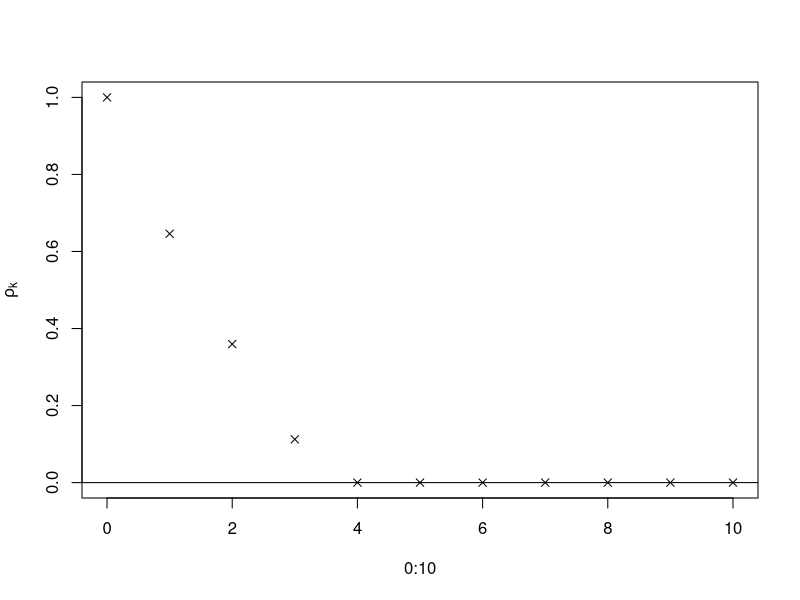
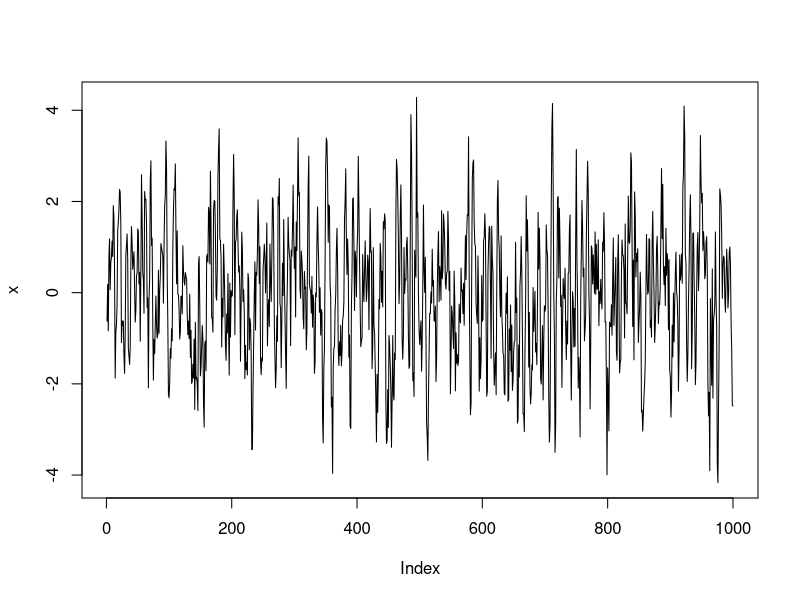
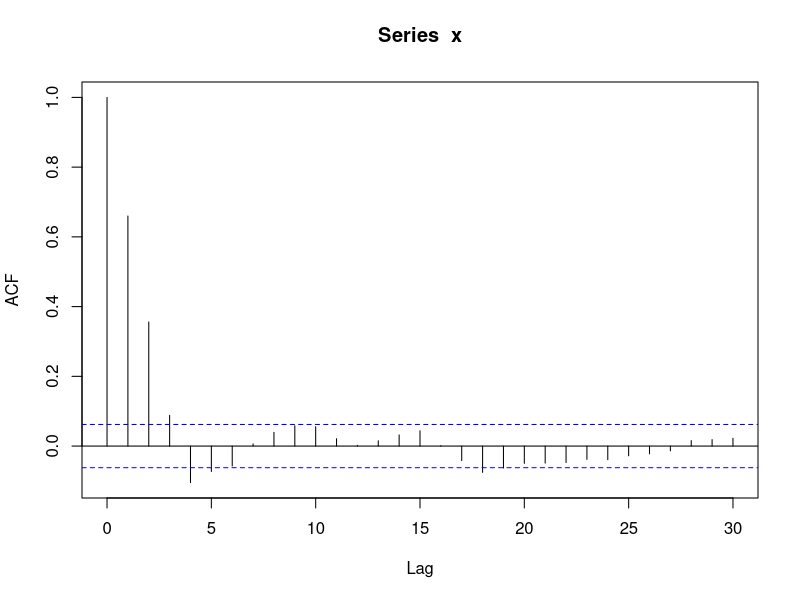
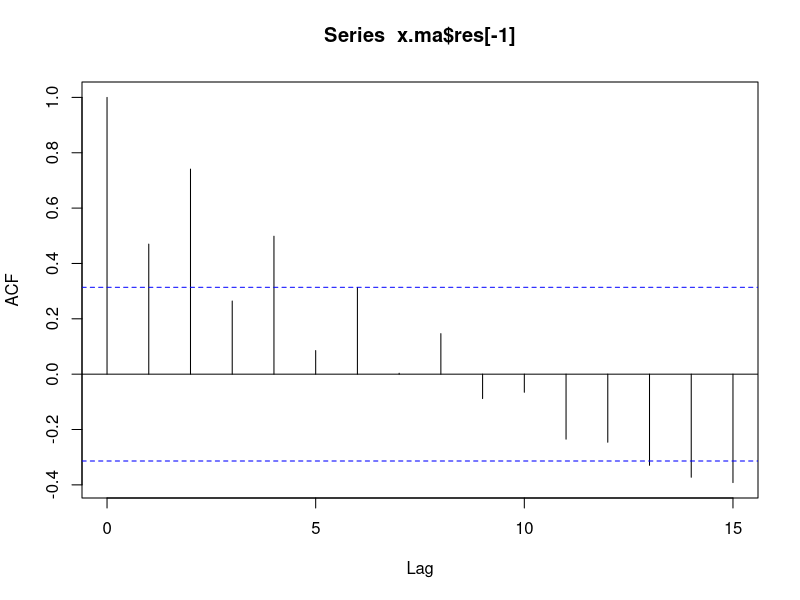
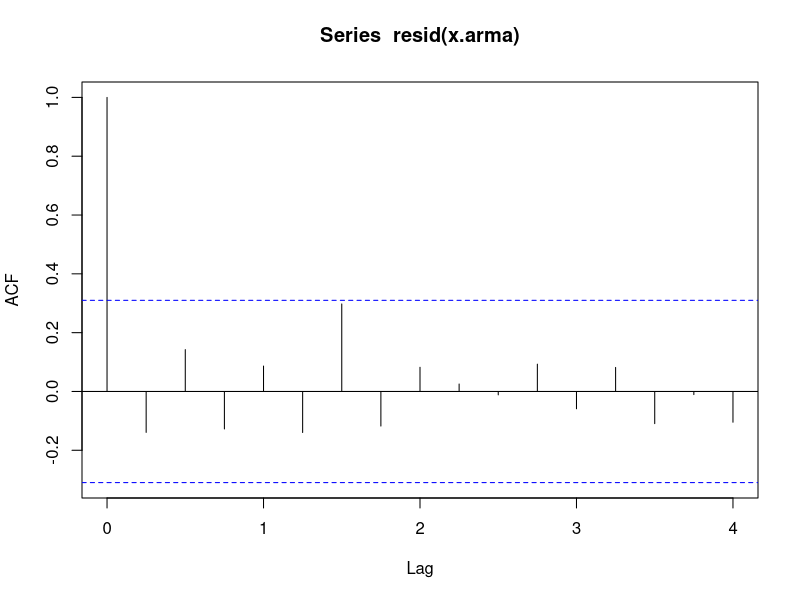
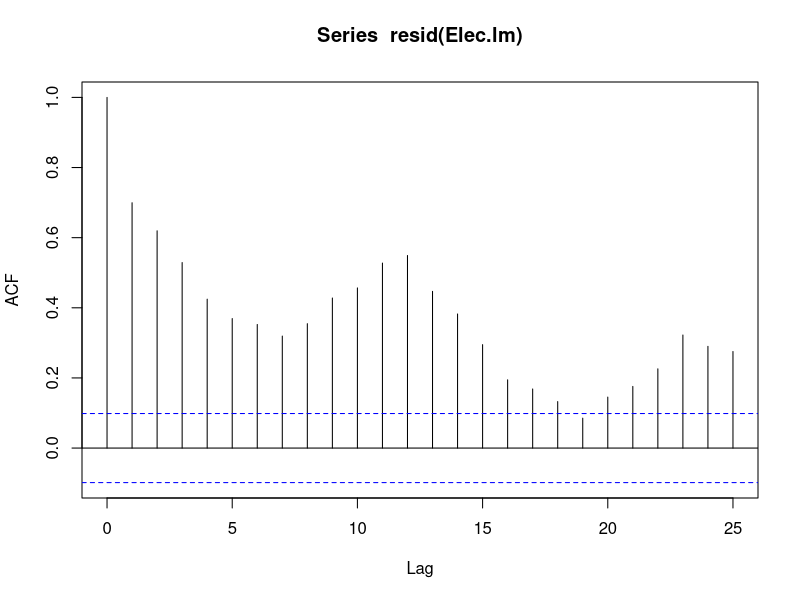
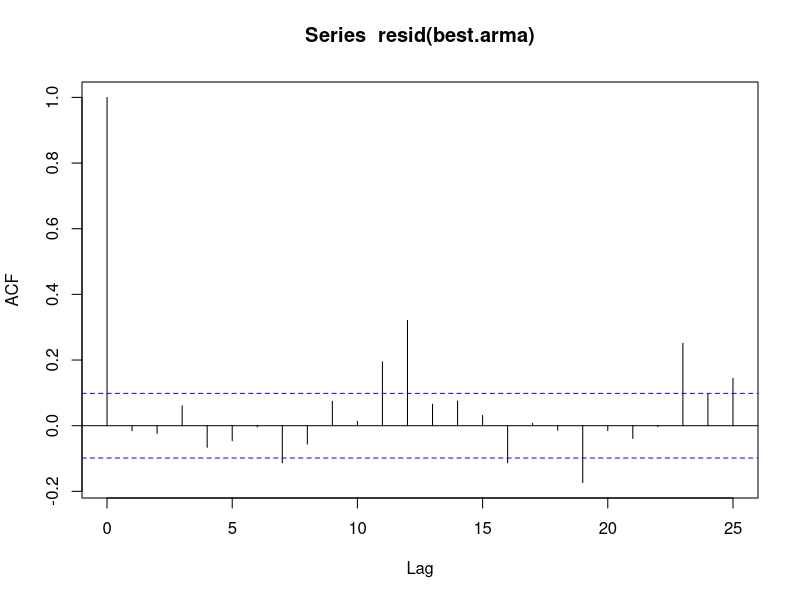
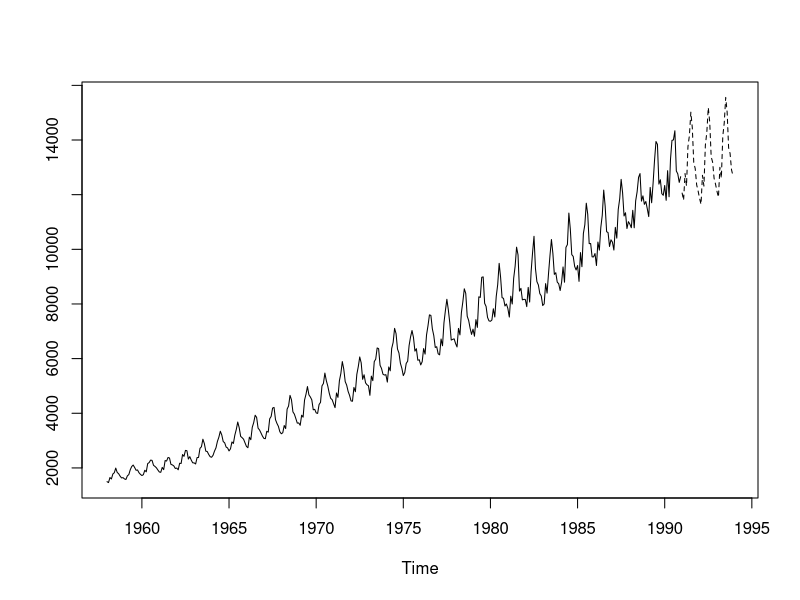

Recreate these plots in R, in order.
## ---- chunk 1
rho =  function(k, beta) {
  q = length(beta) - 1
  if (k > q){
    ACF <- 0
  }
  else {
    s1 <- 0
    s2 <- 0
    
    for (i in 1:(q-k+1)){
      s1 <- s1 + beta[i] * beta[i+k]
    }
    
    for (i in 1:(q+1)){
      s2 <- s2 + beta[i]^2
    }
    
    ACF <- s1 / s2
  }
  return(ACF)
}
## ---- chunk 2
beta <- c(1, 0.7, 0.5, 0.2)
rho.k <- rep(1, 10)

for (k in 1:10){
  rho.k[k] <- rho(k, beta)
}

plot(0:10, c(1, rho.k), pch = 4, ylab = expression(rho[k]))
abline(0, 0)
## ---- chunk 3
set.seed(1)
b <- c(0.8, 0.6, 0.4)
x <- rnorm(1000)
w <- x
for (t in 4:1000) {
  for (j in 1:3){
    x[t] <- x[t] + b[j] * w[t - j]
  }
}
plot(x, type = "l")
acf(x)
## ---- chunk 4
x.ma <- arima(x, order = c(0, 0, 3))
x.ma
## ---- chunk 5
# Set your working directory below if it is not already set to the current 'Lecture Notes' directory.
# Your directory must be set to tell R where to find the data file for Maine monthly unemployment

#setwd("C:/Users/kmac4/Documents/St. Elizabeth University/CS-637-Time-Series-and-Forecasting-/Lecture Notes")
Pounds_NZ = read.csv(file = "data/Pounds_NZ.csv", header = F)
x.ts <- ts(Pounds_NZ, st = 1991, fr = 4)
x.ma <- arima(x.ts, order = c(0, 0, 1))
x.ma
## ---- chunk 6
acf(x.ma$res[-1])
## ---- chunk 7
set.seed(1)
x <- arima.sim(n = 10000, list(ar = -0.6, ma = 0.5))
coef(arima(x, order = c(1, 0, 1)))
## ---- chunk 8
x.ma <- arima(x.ts, order = c(0, 0, 1))
x.ar <- arima(x.ts, order = c(1, 0, 0))
x.arma <- arima(x.ts, order = c(1, 0, 1))
AIC(x.ma)
AIC(x.ar)
AIC(x.arma)
## ---- chunk 9
x.arma
## ---- chunk 10
acf(resid(x.arma))
## ---- chunk 11
# Set your working directory below if it is not already set to the current 'Lecture Notes' directory.
# Your directory must be set to tell R where to find the data file for Maine monthly unemployment

#setwd("C:/Users/kmac4/Documents/St. Elizabeth University/CS-637-Time-Series-and-Forecasting-/Lecture Notes")
Elec = read.csv(file = "data/elec.csv", header = T)
Elec.ts <- ts(Elec, start = 1958, freq = 12)
Time <- 1:length(Elec.ts)
Imth <- cycle(Elec.ts)
Elec.lm <- lm(log(Elec.ts) ~ Time + I(Time^2) + factor(Imth))
acf(resid(Elec.lm))
## ---- chunk 12
best.order <- c(0, 0, 0)
best.aic <- Inf
for (i in 0:2){
  for (j in 0:2){
    fit.aic <- AIC(arima(resid(Elec.lm), 
                         order = c(i, 0, j)))
    if (fit.aic < best.aic) {
      best.order <- c(i, 0, j)
      best.arma <- arima(resid(Elec.lm), order = best.order)
      best.aic <- fit.aic
    }
  }
}
## ---- chunk 13
best.order
## ---- chunk 14
acf(resid(best.arma))
## ---- chunk 15
new.time <- seq(length(Elec.ts), length = 36)
new.data <- data.frame(Time = new.time, Imth = rep(1:12, 3))
predict.lm <- predict(Elec.lm, new.data)
predict.arma <- predict(best.arma, n.ahead = 36)
elec.pred <- ts(exp(predict.lm + predict.arma$pred), start = 1991, freq = 12)
ts.plot(cbind(Elec.ts, elec.pred), lty = 1:2)
## ---- chunk 16
set.seed(1)
x <- rnorm(1000)
w <- x
for (i in 3:1000){
  x[i] <- 0.5 * x[i - 1] + x[i - 1] - 0.5 *
    x[i - 2] + w[i] + 0.3 * w[i - 1]
}
arima(x, order = c(1, 1, 1))
## ---- chunk 17
x <- arima.sim(model = list(order = c(1, 1, 1), ar = 0.5, ma = 0.3), n = 1000)
arima(x, order = c(1, 1, 1))
## ---- chunk 18
# Set your working directory below if it is not already set to the current 'Lecture Notes' directory.
# Your directory must be set to tell R where to find the data file for Maine monthly unemployment

#setwd("C:/Users/kmac4/Documents/St. Elizabeth University/CS-637-Time-Series-and-Forecasting-/Lecture Notes")
Beer = read.csv(file = "data/beer.csv", header = T)

Beer.ts <- ts(Beer, start = 1958, freq = 12)
Beer.ima <- arima(Beer.ts, order = c(0, 1, 1))
Beer.ima
## ---- chunk 19
acf(resid(Beer.ima))
## ---- chunk 20
Beer.1991 <- predict(Beer.ima, n.ahead = 12)
sum(Beer.1991$pred)
## ---- chunk 21
AIC (arima(log(Elec.ts), order = c(1,1,0),
           seas = list(order = c(1,0,0), 12)))
AIC (arima(log(Elec.ts), order = c(0,1,1),
           seas = list(order = c(0,0,1), 12)))
## ---- chunk 22
get.best.arima <- function(x.ts, maxord = c(1,1,1,1,1,1)) {
  best.aic <- 1e8
  n <- length(x.ts)
  for (p in 0:maxord[1]) for(d in 0:maxord[2]) for(q in 0:maxord[3]){
    
    for (P in 0:maxord[4]) for(D in 0:maxord[5]) for(Q in 0:maxord[6]){
      fit <- arima(x.ts, order = c(p,d,q),
                   seas = list(order = c(P,D,Q),
                               frequency(x.ts)), method = "CSS")
      fit.aic <- -2 * fit$loglik + (log(n) + 1) * length(fit$coef)
      if (fit.aic < best.aic){
        best.aic <- fit.aic
        best.fit <- fit
        best.model <- c(p,d,q,P,D,Q)
      }
    }
  }
  return(list(best.aic, best.fit, best.model))
}
best.arima.elec <- get.best.arima( log(Elec.ts),
                                   maxord = c(2,2,2,2,2,2))

best.fit.elec <- best.arima.elec[[2]]
acf(resid(best.fit.elec))
best.arima.elec[[3]]
ts.plot( cbind( window(Elec.ts,start = 1981),
                exp(predict(best.fit.elec,12)$pred) ), lty = 1:2)
